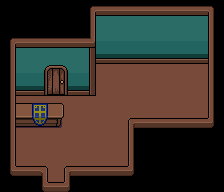

Tiled map render using the project's own tile images. Description and the whole map definition, tile-layer contents included, below:
An orthogonal 14x12 tile map with 16x16 px tiles, 3 tile layers (Base Layer, Ground Layer, Upper Layer), 2 tilesets and 4 objects (Entrance, WorldObject, Talk_Bookstore, NPC_54).

<map version="1.10" tiledversion="1.10.2" orientation="orthogonal" renderorder="right-down" width="14" height="12" tilewidth="16" tileheight="16" infinite="0" nextlayerid="10" nextobjectid="42">
 <properties>
  <property name="BuildingID" type="int" value="153" />
  <property name="MapType" value="Town" />
  <property name="Shop" type="int" value="12" />
 </properties>
 <tileset firstgid="1" source="../Tilesets/tilesetHouses.tsx" />
 <tileset firstgid="521" source="../Tilesets/tsWalls_Floors.tsx" />
 <layer id="6" name="Base Layer" width="14" height="12">
  <data encoding="csv">
588,588,588,588,588,588,588,588,588,588,588,588,588,588,
588,588,588,588,588,588,698,698,698,698,698,698,698,588,
588,588,588,588,588,588,720,720,720,720,720,720,720,588,
588,698,698,698,698,698,742,742,742,742,742,742,742,588,
588,720,720,720,720,720,895,895,895,895,895,895,895,588,
588,742,742,742,742,742,895,895,895,895,895,895,895,588,
588,895,895,895,895,895,895,895,895,895,895,895,895,588,
588,895,895,895,895,895,895,895,895,895,895,895,895,588,
588,895,895,895,895,895,895,895,588,588,588,588,588,588,
588,895,895,895,895,895,895,895,588,588,588,588,588,588,
588,895,895,895,895,895,895,895,588,588,588,588,588,588,
588,588,588,895,588,588,588,588,588,588,588,588,588,588
</data>
 </layer>
 <layer id="7" name="Ground Layer" width="14" height="12">
  <data encoding="csv">
0,0,0,0,0,631,544,544,544,544,544,544,544,632,
0,0,0,0,0,633,0,0,0,0,0,0,0,655,
631,544,544,544,544,545,0,0,0,0,0,0,0,655,
633,0,0,0,0,567,610,610,610,610,610,610,610,655,
633,0,524,525,526,589,0,0,0,0,0,0,0,655,
633,610,546,547,548,611,0,0,0,0,0,0,0,655,
633,0,0,0,0,0,0,0,0,0,0,0,0,655,
633,444,445,446,0,0,0,0,0,0,0,0,0,654,
633,0,0,0,0,0,0,0,655,0,0,0,0,0,
633,0,0,0,0,0,0,0,655,0,0,0,0,0,
653,0,0,0,0,0,0,0,654,0,0,0,0,0,
0,0,653,0,654,0,0,0,0,0,0,0,0,0
</data>
 </layer>
 <layer id="8" name="Upper Layer" width="14" height="12">
  <data encoding="csv">
0,0,0,0,0,0,0,0,0,0,0,0,0,0,
0,0,0,0,0,0,0,0,0,0,0,0,0,0,
0,0,0,0,0,0,0,0,0,0,0,0,0,0,
0,0,0,0,0,0,0,0,0,0,0,0,0,0,
0,0,0,0,0,0,0,0,0,0,0,0,0,0,
0,0,0,0,0,0,0,0,0,0,0,0,0,0,
0,418,419,472,0,0,0,0,0,0,0,0,0,0,
0,0,0,0,0,0,0,0,521,522,522,522,522,0,
0,0,0,0,0,0,0,0,0,0,0,0,0,0,
0,0,0,0,0,0,0,0,0,0,0,0,0,0,
0,522,523,0,521,522,522,522,0,0,0,0,0,0,
0,0,0,522,0,0,0,0,0,0,0,0,0,0
</data>
 </layer>
 <objectgroup id="4" name="Travel Layer">
  <object id="1" name="Entrance" x="48" y="188" width="16" height="4">
   <properties>
    <property name="EntranceDir" value="Up" />
    <property name="Map" value="mapTown" />
   </properties>
  </object>
 </objectgroup>
 <objectgroup id="9" name="MapObject">
  <object id="36" name="WorldObject" x="144" y="64" width="64" height="16">
   <properties>
    <property name="ObjectID" type="int" value="142" />
   </properties>
  </object>
 </objectgroup>
 <objectgroup id="5" name="Character Layer">
  <object id="16" name="Talk_Bookstore" x="32" y="96" width="16" height="32" />
  <object id="18" name="NPC_54" x="32" y="96" width="16" height="16" />
 </objectgroup>
</map>
